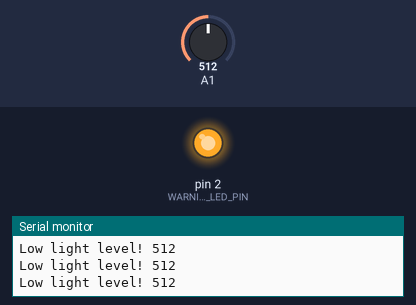
A sketch run on a simulated Arduino Uno, built with avr-gcc and run on an emulated ATmega328P. On the bench: output pins drawn as LEDs (lit = HIGH), the last lines printed to the serial monitor. The inputs (shaded band) are chosen by the test bench; at power-on: A1 = 512.

Above: at 1.3 s.
1.4 s: A1 set to 691
2.9 s: A1 set to 717
At 3.8 s:
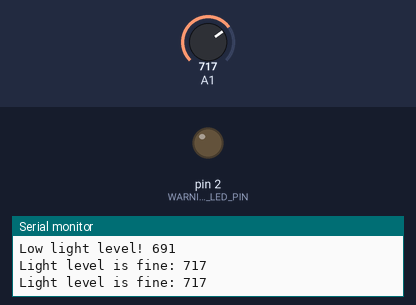
4.5 s: A1 set to 690
At 5.0 s:
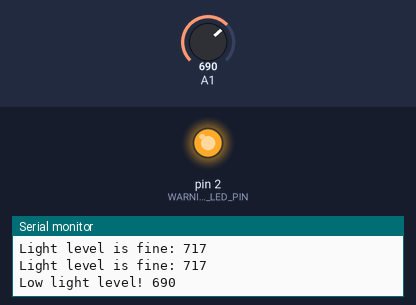
6.0 s: A1 set to 710
At 7.4 s:
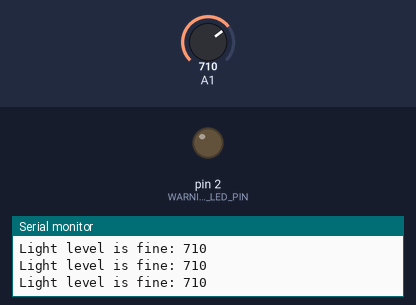
Timing chart, 0 to 8.5 s (numbered marks = the images above; inputs shaded):
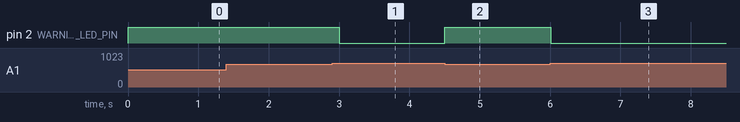

The sketch:

A_lightSensorWithLEDExample.ino
```cpp
// the LED needs to be plugged on digital port 2
int WARNING_LED_PIN = 2;

// light sensor warning threshold
int WARNING_THRESHOLD = 700;

void setup() {
  // initialize the LED output
  pinMode(WARNING_LED_PIN, OUTPUT);
  // initialize serial communication at 9600 bits per second:
  Serial.begin(9600);
}

// the loop routine runs over and over again forever:
void loop() {

  // turn the LED off by making the voltage LOW
  digitalWrite(WARNING_LED_PIN, LOW);

  // reading the value of the light sensor from analog port 1
  int lightSensorValue = analogRead(A1);

  // this is the line that will be printed on the Serial Port (COM)
  String lineToPrint;

  if (lightSensorValue < WARNING_THRESHOLD) {
    // turn the LED on (HIGH is the voltage level)
    digitalWrite(WARNING_LED_PIN, HIGH);
    lineToPrint = "Low light level! " + String(lightSensorValue);
  } else {
    lineToPrint = "Light level is fine: " + String(lightSensorValue);
  }

  // printing the relevant information on the Serial Port
  Serial.println(lineToPrint);
  // every 500 milliseconds
  delay(500);
}
```

Measured:
- the behaviour switches between 699 and 700 on A1 (found by bisection; images 0 and 1)
- after the input at 2.9 s, pin 2 (WARNING_LED_PIN): HIGH → LOW after 0.10 s
- after the input at 4.5 s, pin 2 (WARNING_LED_PIN): LOW → HIGH at once
- after the input at 6.0 s, pin 2 (WARNING_LED_PIN): HIGH → LOW at once
